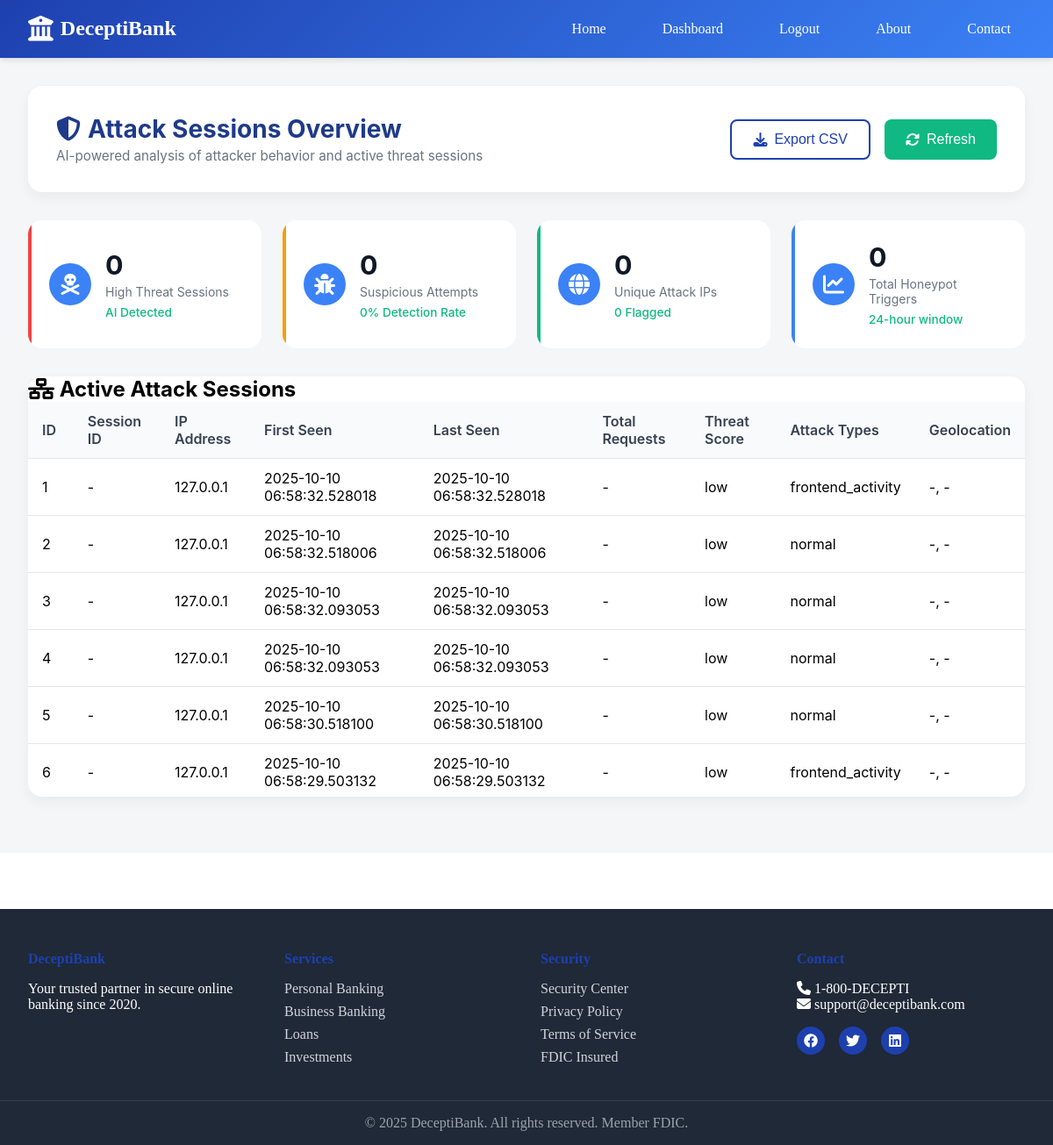
Screenshot of /admin_dashboard (signed in) with the database file from the repository.
### app.py (models this page shows)
class HoneypotLog(db.Model):
    __tablename__ = 'honeypot_log'
    id = db.Column(db.Integer, primary_key=True)
    timestamp = db.Column(db.DateTime, default=datetime.utcnow)
    ip_address = db.Column(db.String(45))
    attack_type = db.Column(db.String(200))
    threat_level = db.Column(db.String(10))
    request_path = db.Column(db.String(200))
    request_data = db.Column(db.Text)
    user_agent = db.Column(db.String(255))
    is_suspicious = db.Column(db.Boolean, default=False)

### app.py (the view, shortened to what this page needs)
@app.route('/admin_dashboard')
def admin_dashboard():
    if 'user_id' not in session:
        flash("⚠️ Please login first.")
        return redirect(url_for('login'))
    user = User.query.get(session['user_id'])
    if not user or user.role != 'admin':
        flash("🚫 Unauthorized access!")
        return redirect(url_for('login'))
    sessions = AttackSession.query.order_by(AttackSession.last_seen.desc()).all()
    honeypot_logs = HoneypotLog.query.order_by(HoneypotLog.timestamp.desc()).all()
    all_logs = []
    for h in honeypot_logs:
        all_logs.append({
            "source": "HoneypotLog",
            "session_id": "-",
            "ip_address": h.ip_address,
            "first_seen": h.timestamp,
            "last_seen": h.timestamp,
            "total_requests": "-",
            "threat_score": h.threat_level,
            "attack_types": h.attack_type,
            "geolocation": {"country": "-", "city": "-"},
            "is_blocked": "-",
            "notes": "-",
            "timestamp": h.timestamp,
            "attack_type": h.attack_type,
            "threat_level": h.threat_level,
        })
    all_logs = sorted(all_logs, key=lambda x: x["timestamp"], reverse=True)
    display_stats = {
        "high_threat_attempts": AttackSession.query.filter(AttackSession.threat_score >= 75).count(),
        "total_attempts": AttackSession.query.count(),
        "suspicious_attempts": AttackSession.query.filter(AttackSession.threat_score >= 50).count(),
        "unique_ips": db.session.query(AttackSession.ip_address).distinct().count(),
        "suspicious_ips": AttackSession.query.filter(AttackSession.threat_score >= 50).count()
    }
    return render_template(
        'admin_dashboard.html',
        logs=all_logs,
        ai_stats=ai_engine.get_attacker_statistics(),
        stats=display_stats
    )

### app.py (called while the page is built)
    def get_attacker_statistics(self):
        total = len(self.attack_memory)
        high = len([a for a in self.attack_memory if a["threat_level"] == "high"])
        med = len([a for a in self.attack_memory if a["threat_level"] == "medium"])
        low = len([a for a in self.attack_memory if a["threat_level"] == "low"])
        return {"total": total, "high": high, "medium": med, "low": low}

### templates/admin_dashboard.html (shortened to what this page needs)
{% extends "base.html" %}
{% block extra_css %}
<link href="{{ url_for('static', filename='css/admin.css') }}" rel="stylesheet">
{% endblock %}
{% block content %}
<div class="admin-dashboard">
    <div class="admin-header">
        <div class="header-content">
            <h1><i class="fas fa-shield-alt"></i> Attack Sessions Overview</h1>
            <p>AI-powered analysis of attacker behavior and active threat sessions</p>
        </div>
        <div class="header-actions">
            <button class="btn btn-outline" onclick="exportSessions()">
                <i class="fas fa-download"></i> Export CSV
            </button>
            <button class="btn btn-primary" onclick="refreshDashboard()">
                <i class="fas fa-sync-alt"></i> Refresh
            </button>
        </div>
    </div>
    <div class="stats-grid">
        <div class="stat-card threat-high">
            <div class="stat-icon"><i class="fas fa-skull-crossbones"></i></div>
            <div class="stat-content">
                <h3>{{ stats.high_threat_attempts or 0 }}</h3>
                <p>High Threat Sessions</p>
                <span class="stat-change">AI Detected</span>
            </div>
        </div>
        <div class="stat-card threat-medium">
            <div class="stat-icon"><i class="fas fa-bug"></i></div>
            <div class="stat-content">
                <h3>{{ stats.suspicious_attempts or 0 }}</h3>
                <p>Suspicious Attempts</p>
                <span class="stat-change">{{ stats.success_rate or 0 }}% Detection Rate</span>
            </div>
        </div>
        <div class="stat-card threat-low">
            <div class="stat-icon"><i class="fas fa-globe"></i></div>
            <div class="stat-content">
                <h3>{{ stats.unique_ips or 0 }}</h3>
                <p>Unique Attack IPs</p>
                <span class="stat-change">{{ stats.suspicious_ips or 0 }} Flagged</span>
            </div>
        </div>
        <div class="stat-card">
            <div class="stat-icon"><i class="fas fa-chart-line"></i></div>
            <div class="stat-content">
                <h3>{{ stats.total_attempts or 0 }}</h3>
                <p>Total Honeypot Triggers</p>
                <span class="stat-change">24-hour window</span>
            </div>
        </div>
    </div>
    <div class="logs-section">
        <h2><i class="fas fa-network-wired"></i> Active Attack Sessions</h2>
        <div class="logs-table-container">
            <table class="logs-table">
                <thead>
                    <tr>
                        <th>ID</th>
                        <th>Session ID</th>
                        <th>IP Address</th>
                        <th>First Seen</th>
                        <th>Last Seen</th>
                        <th>Total Requests</th>
                        <th>Threat Score</th>
                        <th>Attack Types</th>
                        <th>Geolocation</th>
                    </tr>
                </thead>
                <tbody>
                    {% for log in logs %}
                    <tr>
                        <td>{{ loop.index }}</td>
                        <td>{{ log.session_id }}</td>
                        <td>{{ log.ip_address }}</td>
                        <td>{{ log.first_seen }}</td>
                        <td>{{ log.last_seen }}</td>
                        <td>{{ log.total_requests }}</td>
                        <td>{{ log.threat_score }}</td>
                        <td>{{ log.attack_types }}</td>
                        <td>
                            {% if log.geolocation %}
                                {% if log.geolocation is string %}
                                    {% set geo = log.geolocation | fromjson %}
                                    {{ geo.country or 'Unknown' }}, {{ geo.city or 'Unknown' }}
                                {% else %}
                                    {{ log.geolocation.country or 'Unknown' }}, {{ log.geolocation.city or 'Unknown' }}
                                {% endif %}
                            {% else %}
                                Unknown
                            {% endif %}
                        </td>
                    </tr>
                    {% endfor %}
                </tbody>
            </table>
        </div>
    </div>
</div>
{% endblock %}

### templates/base.html (shortened to what this page needs)
<!DOCTYPE html>
<html lang="en">
<head>
    <link href="https://cdnjs.cloudflare.com/ajax/libs/font-awesome/6.4.0/css/all.min.css" rel="stylesheet">
    <link href="{{ url_for('static', filename='css/style.css') }}" rel="stylesheet">
    {% block extra_css %}{% endblock %}
</head>
<body>
    <nav class="navbar">
        <div class="nav-container">
            <div class="nav-brand">
                <i class="fas fa-university"></i>
                <span>DeceptiBank</span>
            </div>
            <div class="nav-menu">
                <a href="{{ url_for('home') }}" class="nav-link">Home</a>
                {% if session.user_id %}
                    {% if session.user_role == 'admin' %}
                        <a href="{{ url_for('admin_dashboard') }}" class="nav-link">Admin Dashboard</a>
                    {% else %}
                        <a href="{{ url_for('dashboard') }}" class="nav-link">Dashboard</a>
                    {% endif %}
                    <a href="{{ url_for('logout') }}" class="nav-link">Logout</a>
                {% else %}
                    <a href="{{ url_for('login') }}" class="nav-link">Login</a>
                    <a href="{{ url_for('register') }}" class="nav-link">Register</a>
                {% endif %}
                <a href="#" class="nav-link">About</a>
                <a href="#" class="nav-link">Contact</a>
            </div>
        </div>
    </nav>
    <main class="main-content">
        {% block content %}{% endblock %}
    </main>
    <footer class="footer">
        <div class="footer-container">
            <div class="footer-section">
                <h4>DeceptiBank</h4>
                <p>Your trusted partner in secure online banking since 2020.</p>
            </div>
            <div class="footer-section">
                <h4>Services</h4>
                <ul>
                    <li><a href="#">Personal Banking</a></li>
                    <li><a href="#">Business Banking</a></li>
                    <li><a href="#">Loans</a></li>
                    <li><a href="#">Investments</a></li>
                </ul>
            </div>
            <div class="footer-section">
                <h4>Security</h4>
                <ul>
                    <li><a href="#">Security Center</a></li>
                    <li><a href="#">Privacy Policy</a></li>
                    <li><a href="#">Terms of Service</a></li>
                    <li><a href="#">FDIC Insured</a></li>
                </ul>
            </div>
            <div class="footer-section">
                <h4>Contact</h4>
                <p><i class="fas fa-phone"></i> 1-800-DECEPTI</p>
                <p><i class="fas fa-envelope"></i> support@deceptibank.com</p>
                <div class="social-links">
                    <a href="#"><i class="fab fa-facebook"></i></a>
                    <a href="#"><i class="fab fa-twitter"></i></a>
                    <a href="#"><i class="fab fa-linkedin"></i></a>
                </div>
            </div>
        </div>
        <div class="footer-bottom">
            <p>&copy; 2025 DeceptiBank. All rights reserved. Member FDIC.</p>
        </div>
    </footer>
</body>
</html>

### static/css/style.css (style rules this page uses)
:root { --primary-color: #1e40af; --secondary-color: #3b82f6; --accent-color: #10b981; --danger-color: #ef4444; --warning-color: #f59e0b; --success-color: #10b981; --dark-color: #1f2937; --light-color: #f8fafc; --border-color: #e5e7eb; --text-primary: #111827; --text-secondary: #6b7280; --shadow: 0 4px 6px -1px rgba(0, 0, 0, 0.1); --shadow-lg: 0 10px 15px -3px rgba(0, 0, 0, 0.1); }
* { margin: 0; padding: 0; box-sizing: border-box; }
.navbar { background: linear-gradient(135deg, var(--primary-color), var(--secondary-color)); color: white; padding: 1rem 0; box-shadow: var(--shadow); position: sticky; top: 0; z-index: 1000; }
.nav-container { max-width: 1200px; margin: 0 auto; padding: 0 2rem; display: flex; justify-content: space-between; align-items: center; }
.nav-brand { display: flex; align-items: center; font-size: 1.5rem; font-weight: bold; }
.nav-brand i { margin-right: 0.5rem; font-size: 1.8rem; }
.nav-menu { display: flex; gap: 2rem; }
.nav-link { color: white; text-decoration: none; padding: 0.5rem 1rem; border-radius: 0.5rem; transition: background-color 0.3s; }
.main-content { min-height: calc(100vh - 200px); }
.btn { display: inline-flex; align-items: center; gap: 0.5rem; padding: 0.75rem 1.5rem; border: none; border-radius: 0.5rem; font-size: 1rem; font-weight: 500; text-decoration: none; cursor: pointer; transition: all 0.3s; }
.btn-primary { background-color: var(--accent-color); color: white; }
.btn-outline { background-color: transparent; color: var(--primary-color); border: 2px solid var(--primary-color); }
.footer { background: var(--dark-color); color: white; padding: 3rem 0 1rem; margin-top: 4rem; }
.footer-container { max-width: 1200px; margin: 0 auto; padding: 0 2rem; display: grid; grid-template-columns: repeat(auto-fit, minmax(250px, 1fr)); gap: 2rem; }
.footer-section h4 { margin-bottom: 1rem; color: var(--primary-color); }
.footer-section ul { list-style: none; }
.footer-section ul li { margin-bottom: 0.5rem; }
.footer-section a { color: #d1d5db; text-decoration: none; transition: color 0.3s; }
.social-links { display: flex; gap: 1rem; margin-top: 1rem; }
.social-links a { width: 2rem; height: 2rem; background: var(--primary-color); border-radius: 50%; display: flex; align-items: center; justify-content: center; color: white; }
.footer-bottom { border-top: 1px solid #374151; margin-top: 2rem; padding-top: 1rem; text-align: center; color: #9ca3af; }

### rows the page displays
HoneypotLog: session_id "-", ip_address "127.0.0.1", first_seen "2025-10-10 06:58:32.528018", last_seen "2025-10-10 06:58:32.528018", total_requests "-", threat_score "low", attack_types "frontend_activity", geolocation "-"
HoneypotLog: session_id "-", ip_address "127.0.0.1", first_seen "2025-10-10 06:58:32.518006", last_seen "2025-10-10 06:58:32.518006", total_requests "-", threat_score "low", attack_types "normal", geolocation "-"
HoneypotLog: session_id "-", ip_address "127.0.0.1", first_seen "2025-10-10 06:58:32.093053", last_seen "2025-10-10 06:58:32.093053", total_requests "-", threat_score "low", attack_types "normal", geolocation "-"
HoneypotLog: session_id "-", ip_address "127.0.0.1", first_seen "2025-10-10 06:58:32.093053", last_seen "2025-10-10 06:58:32.093053", total_requests "-", threat_score "low", attack_types "normal", geolocation "-"
HoneypotLog: session_id "-", ip_address "127.0.0.1", first_seen "2025-10-10 06:58:30.518100", last_seen "2025-10-10 06:58:30.518100", total_requests "-", threat_score "low", attack_types "normal", geolocation "-"
HoneypotLog: session_id "-", ip_address "127.0.0.1", first_seen "2025-10-10 06:58:29.503132", last_seen "2025-10-10 06:58:29.503132", total_requests "-", threat_score "low", attack_types "frontend_activity", geolocation "-"

### other values shown
{{ stats.high_threat_attempts or 0 }} "0"
{{ stats.suspicious_attempts or 0 }} "0"
{{ stats.success_rate or 0 }} "0"
{{ stats.unique_ips or 0 }} "0"
{{ stats.suspicious_ips or 0 }} "0"
{{ stats.total_attempts or 0 }} "0"
